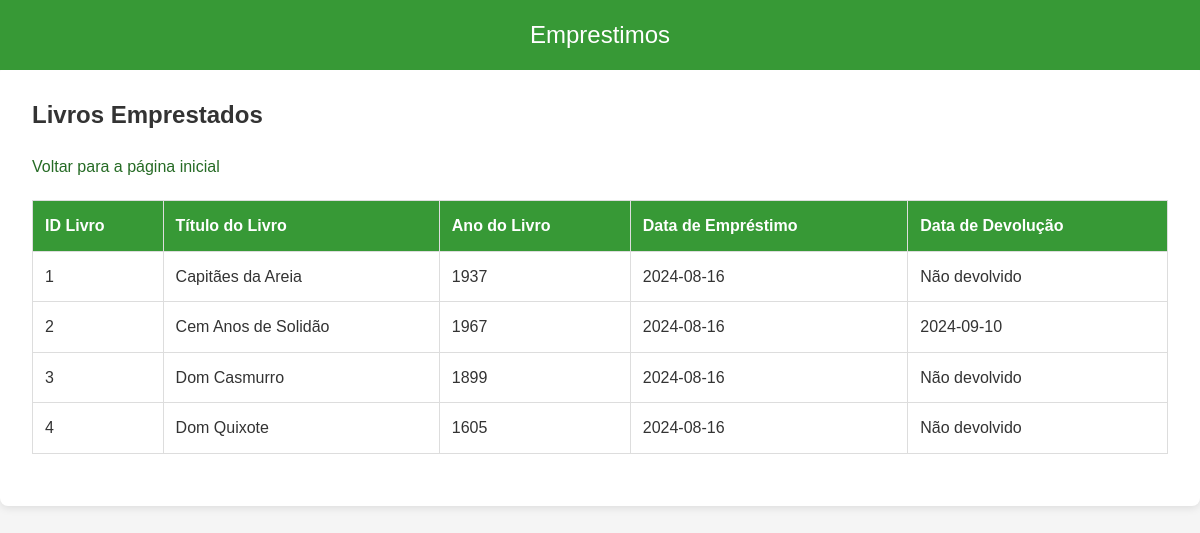
The page /biblioteca/View/livros_emprestados.php on the database its author committed.
### tables this page shows
CREATE TABLE emprestimo (
    id INT AUTO_INCREMENT PRIMARY KEY,
    idLivro INT NOT NULL,
    idEstudante INT NOT NULL,
    dataEmprestimo DATE NOT NULL,
    dataDevolucao DATE DEFAULT NULL,
    FOREIGN KEY (idLivro) REFERENCES livro(id),
    FOREIGN KEY (idEstudante) REFERENCES estudante(idEstudante),
    CHECK (dataDevolucao IS NULL OR dataDevolucao >= dataEmprestimo)
);

CREATE TABLE livro (
    id INT AUTO_INCREMENT PRIMARY KEY,
    titulo VARCHAR(255) NOT NULL,
    ano INT,
    autor INT,
    FOREIGN KEY (autor) REFERENCES autor(id) ON DELETE SET NULL
);

### biblioteca/Repository/EmprestimoRepository.php (called while the page is built, shortened)
<?php
class EmprestimoRepository {
    private $db;
    public function __construct() {
        $this->db = new Database();
    }
    public function listarLivrosEmprestados() {
        $conn = $this->db->getConnection();
        $sql = "SELECT livro.id AS livro_id, livro.titulo, livro.ano, emprestimo.dataEmprestimo, emprestimo.dataDevolucao
                FROM emprestimo
                JOIN livro ON emprestimo.idLivro = livro.id";
        $stmt = $conn->prepare($sql);
        if (!$stmt->execute()) {
            error_log("Erro ao executar a consulta: " . $stmt->error);
            return [];
        }
        $result = $stmt->get_result();
        $livrosEmprestados = [];
        while ($row = $result->fetch_assoc()) {
            $livrosEmprestados[] = $row;
        }
        return $livrosEmprestados;
    }
}
?>

### biblioteca/Controller/EmprestimoController.php (called while the page is built, shortened)
<?php
include_once '../Repository/EmprestimoRepository.php';
class EmprestimoController {
    private $repository;
    public function __construct() {
        $this->repository = new EmprestimoRepository();
    }
    public function listarLivrosEmprestados() {
        return $this->repository->listarLivrosEmprestados();
    }
}
?>

### biblioteca/View/livros_emprestados.php (the view, shortened to what this page needs)
<?php
include_once '../Controller/EmprestimoController.php';
$emprestimoController = new EmprestimoController();
$livrosEmprestados = $emprestimoController->listarLivrosEmprestados();
?>
<!DOCTYPE html>
<html lang="pt-br">
<head>
</head>
<body>
    <div class="navbar">Emprestimos</div>
    <div class="container">
        <h1>Livros Emprestados</h1>
        <a href="index.php">Voltar para a página inicial</a>
        <table>
            <tr>
                <th>ID Livro</th>
                <th>Título do Livro</th>
                <th>Ano do Livro</th>
                <th>Data de Empréstimo</th>
                <th>Data de Devolução</th>
            </tr>
            <?php
            if (!empty($livrosEmprestados)) {
                foreach ($livrosEmprestados as $livro) {
                    echo "<tr>
                        <td>" . htmlspecialchars($livro['livro_id']) . "</td>
                        <td>" . htmlspecialchars($livro['titulo']) . "</td>
                        <td>" . htmlspecialchars($livro['ano']) . "</td>
                        <td>" . htmlspecialchars($livro['dataEmprestimo']) . "</td>
                        <td>" . (empty($livro['dataDevolucao']) ? 'Não devolvido' : htmlspecialchars($livro['dataDevolucao'])) . "</td>
                    </tr>";
                }
            } else {
                echo "<tr><td colspan='5' class='no-books'>Nenhum livro emprestado encontrado</td></tr>";
            }
            ?>
        </table>
    </div>
</body>
</html>

### biblioteca/View/livros_emprestados.php (style rules this page uses)
* { margin: 0; padding: 0; box-sizing: border-box; }
body { font-family: 'Arial', sans-serif; background-color: #f5f5f5; color: #333; line-height: 1.6; margin: 0; padding: 0; }
.navbar { background-color: #379936; color: white; width: 100%; padding: 1rem; text-align: center; font-size: 1.5rem; position: fixed; top: 0; left: 0; z-index: 1000; }
.container { margin: 4rem auto; max-width: 1200px; padding: 2rem; background-color: white; border-radius: 8px; box-shadow: 0 2px 8px rgba(0, 0, 0, 0.1); }
h1 { font-size: 24px; margin-bottom: 20px; color: #333; }
a { display: inline-block; margin-bottom: 20px; font-size: 16px; color: #266b25; text-decoration: none; }
table { width: 100%; border-collapse: collapse; margin-bottom: 20px; }
th, td { border: 1px solid #ddd; padding: 12px; text-align: left; }
th { background-color: #379936; color: white; }
td { background-color: #fff; }

### rows shown on the page
emprestimo: idLivro "1", idLivro.titulo "Capitães da Areia", idLivro.ano "1937", dataEmprestimo "2024-08-16", shows "Não devolvido"
emprestimo: idLivro "2", idLivro.titulo "Cem Anos de Solidão", idLivro.ano "1967", dataEmprestimo "2024-08-16", dataDevolucao "2024-09-10"
emprestimo: idLivro "3", idLivro.titulo "Dom Casmurro", idLivro.ano "1899", dataEmprestimo "2024-08-16", shows "Não devolvido"
emprestimo: idLivro "4", idLivro.titulo "Dom Quixote", idLivro.ano "1605", dataEmprestimo "2024-08-16", shows "Não devolvido"
